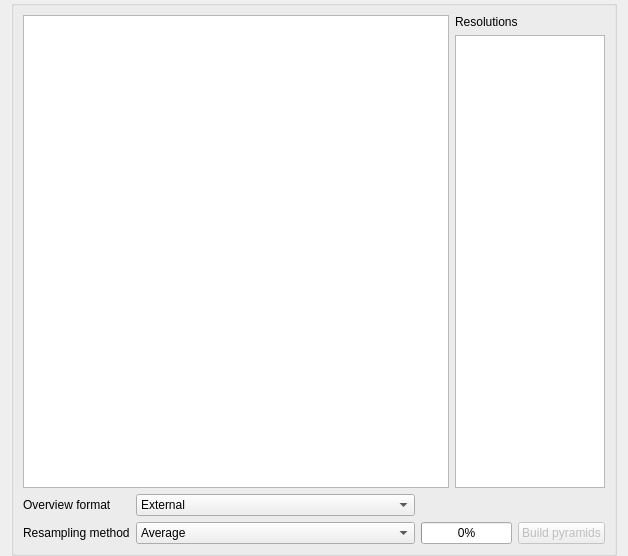
             <widget class="QWidget" name="scrollAreaWidgetContents_5">
              <property name="geometry">
               <rect>
                <x>0</x>
                <y>0</y>
                <width>628</width>
                <height>556</height>
               </rect>
              </property>
              <layout class="QVBoxLayout" name="verticalLayout_12">
               <property name="topMargin">
                <number>0</number>
               </property>
               <property name="bottomMargin">
                <number>0</number>
               </property>
               <item>
                <widget class="QGroupBox" name="mPyramidsGrpBx">
                 <property name="title">
                  <string/>
                 </property>
                 <layout class="QGridLayout" name="gridLayout_6">
                  <item row="2" column="0">
                   <widget class="QLabel" name="textLabel4_2">
                    <property name="text">
                     <string>Resampling method</string>
                    </property>
                   </widget>
                  </item>
                  <item row="0" column="0" colspan="5">
                   <layout class="QGridLayout" name="gridLayout_8">
                    <item row="0" column="1">
                     <widget class="QLabel" name="textLabel5">
                      <property name="text">
                       <string>Resolutions</string>
                      </property>
                     </widget>
                    </item>
                    <item row="1" column="1">
                     <widget class="QListWidget" name="lbxPyramidResolutions">
                      <property name="minimumSize">
                       <size>
                        <width>150</width>
                        <height>0</height>
                       </size>
                      </property>
                      <property name="maximumSize">
                       <size>
                        <width>150</width>
                        <height>32767</height>
                       </size>
                      </property>
                      <property name="selectionMode">
                       <enum>QAbstractItemView::MultiSelection</enum>
                      </property>
                     </widget>
                    </item>
                    <item row="0" column="0" rowspan="2">
                     <widget class="QTextEdit" name="tePyramidDescription">
                      <property name="sizePolicy">
                       <sizepolicy hsizetype="Expanding" vsizetype="Expanding">
                        <horstretch>4</horstretch>
                        <verstretch>0</verstretch>
                       </sizepolicy>
                      </property>
                      <property name="html">
                       <string>&lt;!DOCTYPE HTML PUBLIC &quot;-//W3C//DTD HTML 4.0//EN&quot; &quot;http://www.w3.org/TR/REC-html40/strict.dtd&quot;&gt;
&lt;html&gt;&lt;head&gt;&lt;meta name=&quot;qrichtext&quot; content=&quot;1&quot; /&gt;&lt;style type=&quot;text/css&quot;&gt;
p, li { white-space: pre-wrap; }
&lt;/style&gt;&lt;/head&gt;&lt;body style=&quot; font-family:'Ubuntu'; font-size:9pt; font-weight:400; font-style:normal;&quot;&gt;
&lt;p style=&quot; margin-top:0px; margin-bottom:0px; margin-left:0px; margin-right:0px; -qt-block-indent:0; text-indent:0px;&quot;&gt;&lt;span style=&quot; font-family:'Cantarell'; font-size:11pt;&quot;&gt;&lt;br /&gt;&lt;/span&gt;&lt;/p&gt;&lt;/body&gt;&lt;/html&gt;</string>
                      </property>
                     </widget>
                    </item>
                   </layout>
                  </item>
                  <item row="2" column="4">
                   <widget class="QPushButton" name="buttonBuildPyramids">
                    <property name="enabled">
                     <bool>false</bool>
                    </property>
                    <property name="text">
                     <string>Build pyramids</string>
                    </property>
                   </widget>
                  </item>
                  <item row="2" column="1">
                   <widget class="QComboBox" name="cboResamplingMethod">
                    <item>
                     <property name="text">
                      <string>Average</string>
                     </property>
                    </item>
                    <item>
                     <property name="text">
                      <string>Nearest Neighbour</string>
                     </property>
                    </item>
                   </widget>
                  </item>
                  <item row="2" column="2" colspan="2">
                   <widget class="QProgressBar" name="mPyramidProgress">
                    <property name="value">
                     <number>0</number>
                    </property>
                   </widget>
                  </item>
                  <item row="1" column="1">
                   <widget class="QComboBox" name="cbxPyramidsFormat">
                    <property name="sizePolicy">
                     <sizepolicy hsizetype="Expanding" vsizetype="Fixed">
                      <horstretch>0</horstretch>
                      <verstretch>0</verstretch>
                     </sizepolicy>
                    </property>
                    <item>
                     <property name="text">
                      <string>External</string>
                     </property>
                    </item>
                    <item>
                     <property name="text">
                      <string>Internal (if possible)</string>
                     </property>
                    </item>
                    <item>
                     <property name="text">
                      <string>External (Erdas Imagine)</string>
                     </property>
                    </item>
                   </widget>
                  </item>
                  <item row="1" column="0">
                   <widget class="QLabel" name="label_11">
                    <property name="text">
                     <string>Overview format</string>
                    </property>
                   </widget>
                  </item>
                 </layout>
                </widget>
               </item>
              </layout>
             </widget>
